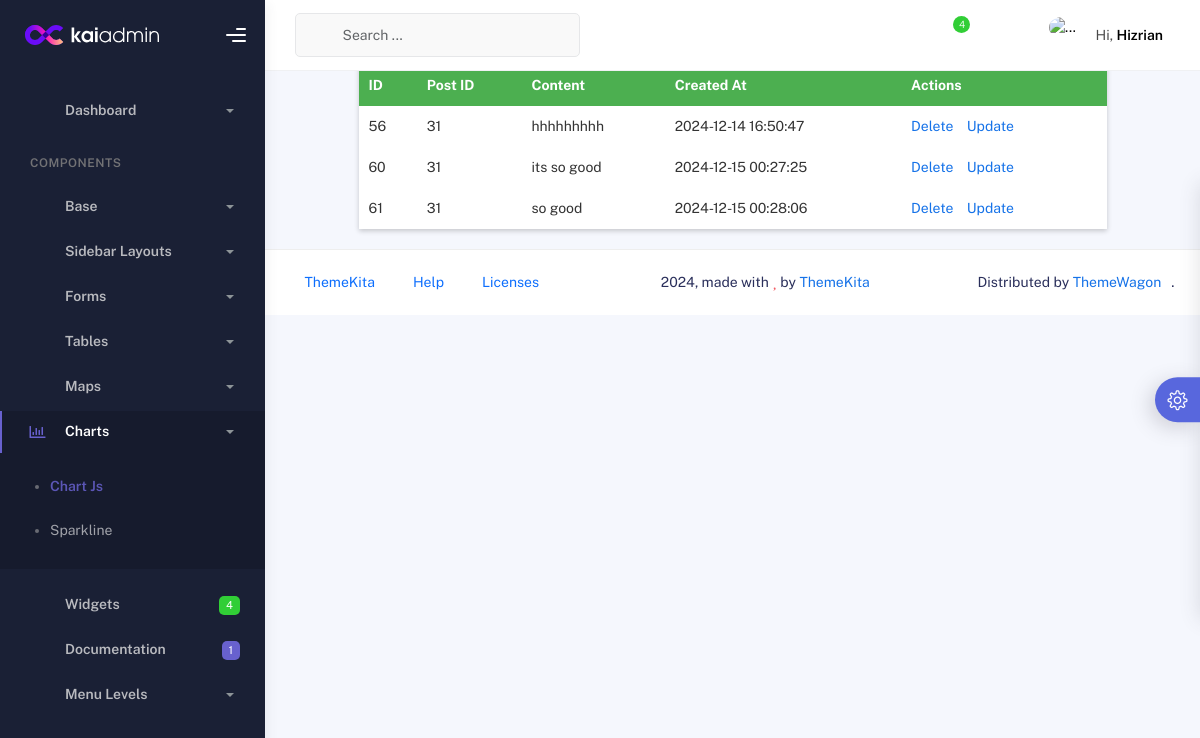
Page /view/backOffice/posts/listComments.php on the committed database.
### tables this page shows
CREATE TABLE `comments` (
  `id` int(11) NOT NULL,
  `post_id` int(11) NOT NULL,
  `content` text NOT NULL,
  `author_name` varchar(255) NOT NULL,
  `created_at` timestamp NOT NULL DEFAULT current_timestamp()
);

### Controller/CommentController.php (called while the page is built, shortened)
<?php
class CommentController {
    public function getAllComments() {
        $sql = "SELECT * FROM comments";
        $db = config::getConnexion();
        try {
            return $db->query($sql)->fetchAll(PDO::FETCH_ASSOC);
        } catch (Exception $e) {
            error_log($e->getMessage());
            return false;
        }
    }
}
?>

### view/backOffice/posts/listComments.php (the view, shortened to what this page needs)
<?php
include '../../../Controller/CommentController.php';
$commentController = new CommentController();
$comments = $commentController->getAllComments();
?>
<!DOCTYPE html>
<html lang="en">
  <head>
    <link rel="stylesheet" href="../assets/css/bootstrap.min.css" />
    <link rel="stylesheet" href="../assets/css/plugins.min.css" />
    <link rel="stylesheet" href="../assets/css/kaiadmin.min.css" />
    <link rel="stylesheet" href="../assets/css/demo.css" />
  </head>
  <body>
    <div class="wrapper">
      <div class="sidebar" data-background-color="dark">
        <div class="sidebar-logo">
          <div class="logo-header" data-background-color="dark">
            <a href="../index.html" class="logo">
              <img
                src="../assets/img/kaiadmin/logo_light.svg"
                alt="navbar brand"
                class="navbar-brand"
                height="20"
              />
            </a>
            <div class="nav-toggle">
              <button class="btn btn-toggle toggle-sidebar">
                <i class="gg-menu-right"></i>
              </button>
            </div>
          </div>
        </div>
        <div class="sidebar-wrapper scrollbar scrollbar-inner">
          <div class="sidebar-content">
            <ul class="nav nav-secondary">
              <li class="nav-item">
                <a
                  data-bs-toggle="collapse"
                  href="#dashboard"
                  class="collapsed"
                  aria-expanded="false"
                >
                  <i class="fas fa-home"></i>
                  <p>Dashboard</p>
                  <span class="caret"></span>
                </a>
              </li>
              <li class="nav-section">
                <h4 class="text-section">Components</h4>
              </li>
              <li class="nav-item">
                <a data-bs-toggle="collapse" href="#base">
                  <i class="fas fa-layer-group"></i>
                  <p>Base</p>
                  <span class="caret"></span>
                </a>
              </li>
              <li class="nav-item">
                <a data-bs-toggle="collapse" href="#sidebarLayouts">
                  <i class="fas fa-th-list"></i>
                  <p>Sidebar Layouts</p>
                  <span class="caret"></span>
                </a>
              </li>
              <li class="nav-item">
                <a data-bs-toggle="collapse" href="#forms">
                  <i class="fas fa-pen-square"></i>
                  <p>Forms</p>
                  <span class="caret"></span>
                </a>
              </li>
              <li class="nav-item">
                <a data-bs-toggle="collapse" href="#tables">
                  <i class="fas fa-table"></i>
                  <p>Tables</p>
                  <span class="caret"></span>
                </a>
              </li>
              <li class="nav-item">
                <a data-bs-toggle="collapse" href="#maps">
                  <i class="fas fa-map-marker-alt"></i>
                  <p>Maps</p>
                  <span class="caret"></span>
                </a>
              </li>
              <li class="nav-item active submenu">
                <a data-bs-toggle="collapse" href="#charts">
                  <i class="far fa-chart-bar"></i>
                  <p>Charts</p>
                  <span class="caret"></span>
                </a>
                <div class="collapse show" id="charts">
                  <ul class="nav nav-collapse">
                    <li class="active">
                      <a href="../charts/charts.html">
                        <span class="sub-item">Chart Js</span>
                      </a>
                    </li>
                    <li>
                      <a href="../charts/sparkline.html">
                        <span class="sub-item">Sparkline</span>
                      </a>
                    </li>
                  </ul>
                </div>
              </li>
              <li class="nav-item">
                <a href="../widgets.html">
                  <i class="fas fa-desktop"></i>
                  <p>Widgets</p>
                  <span class="badge badge-success">4</span>
                </a>
              </li>
              <li class="nav-item">
                <a href="../../../documentation/index.html">
                  <i class="fas fa-file"></i>
                  <p>Documentation</p>
                  <span class="badge badge-secondary">1</span>
                </a>
              </li>
              <li class="nav-item">
                <a data-bs-toggle="collapse" href="#submenu">
                  <i class="fas fa-bars"></i>
                  <p>Menu Levels</p>
                  <span class="caret"></span>
                </a>
              </li>
            </ul>
          </div>
        </div>
      </div>
      <div class="main-panel">
        <div class="main-header">
          <nav
            class="navbar navbar-header navbar-header-transparent navbar-expand-lg border-bottom"
          >
            <div class="container-fluid">
              <nav
                class="navbar navbar-header-left navbar-expand-lg navbar-form nav-search p-0 d-none d-lg-flex"
              >
                <div class="input-group">
                  <div class="input-group-prepend">
                    <button type="submit" class="btn btn-search pe-1">
                      <i class="fa fa-search search-icon"></i>
                    </button>
                  </div>
                  <input
                    type="text"
                    placeholder="Search ..."
                    class="form-control"
                  />
                </div>
              </nav>
              <ul class="navbar-nav topbar-nav ms-md-auto align-items-center">
                <li class="nav-item topbar-icon dropdown hidden-caret">
                  <a
                    class="nav-link dropdown-toggle"
                    href="#"
                    id="messageDropdown"
                    role="button"
                    data-bs-toggle="dropdown"
                    aria-haspopup="true"
                    aria-expanded="false"
                  >
                    <i class="fa fa-envelope"></i>
                  </a>
                </li>
                <li class="nav-item topbar-icon dropdown hidden-caret">
                  <a
                    class="nav-link dropdown-toggle"
                    href="#"
                    id="notifDropdown"
                    role="button"
                    data-bs-toggle="dropdown"
                    aria-haspopup="true"
                    aria-expanded="false"
                  >
                    <i class="fa fa-bell"></i>
                    <span class="notification">4</span>
                  </a>
                </li>
                <li class="nav-item topbar-icon dropdown hidden-caret">
                  <a
                    class="nav-link"
                    data-bs-toggle="dropdown"
                    href="#"
                    aria-expanded="false"
                  >
                    <i class="fas fa-layer-group"></i>
                  </a>
                </li>
                <li class="nav-item topbar-user dropdown hidden-caret">
                  <a
                    class="dropdown-toggle profile-pic"
                    data-bs-toggle="dropdown"
                    href="#"
                    aria-expanded="false"
                  >
                    <div class="avatar-sm">
                      <img
                        src="../assets/img/profile.jpg"
                        alt="..."
                        class="avatar-img rounded-circle"
                      />
                    </div>
                    <span class="profile-username">
                      <span class="op-7">Hi,</span>
                      <span class="fw-bold">Hizrian</span>
                    </span>
                  </a>
                </li>
              </ul>
            </div>
          </nav>
        </div>
        <h1>All Comments</h1>
        <table>
    <tr>
        <th>ID</th>
        <th>Post ID</th>
        <th>Content</th>
        <th>Created At</th>
        <th>Actions</th>
    </tr>
    <?php foreach ($comments as $comment): ?>
        <tr>
            <td><?php echo htmlspecialchars($comment['id']); ?></td>
            <td><?php echo htmlspecialchars($comment['post_id']); ?></td>
            <td><?php echo htmlspecialchars($comment['content']); ?></td>
            <td><?php echo htmlspecialchars($comment['created_at']); ?></td>
            <td>
                <a href="deleteComment.php?id=<?php echo urlencode($comment['id']); ?>">Delete</a>
                <a href="Update Comment.php?id=<?php echo urlencode($comment['id']); ?>">Update</a>
            </td>
        </tr>
    <?php endforeach; ?>
</table>
        <footer class="footer">
          <div class="container-fluid d-flex justify-content-between">
            <nav class="pull-left">
              <ul class="nav">
                <li class="nav-item">
                  <a class="nav-link" href="http://www.themekita.com">
                    ThemeKita
                  </a>
                </li>
                <li class="nav-item">
                  <a class="nav-link" href="#"> Help </a>
                </li>
                <li class="nav-item">
                  <a class="nav-link" href="#"> Licenses </a>
                </li>
              </ul>
            </nav>
            <div class="copyright">
              2024, made with <i class="fa fa-heart heart text-danger"></i> by
              <a href="http://www.themekita.com">ThemeKita</a>
            </div>
            <div>
              Distributed by
              <a target="_blank" href="https://themewagon.com/">ThemeWagon</a>.
            </div>
          </div>
        </footer>
      </div>
      <div class="custom-template">
        <div class="custom-toggle">
          <i class="icon-settings"></i>
        </div>
      </div>
    </div>
  </body>
</html>

### view/backOffice/assets/css/demo.css (style rules this page uses)
.custom-template { position: fixed; top: 50%; transform: translateY(-50%); right: -325px; width: 325px; height: max-content; display: block; z-index: 1; background: #ffffff; transition: all .3s; z-index: 1003; box-shadow: -1px 1px 20px rgba(69, 65, 78, 0.15); border-top-left-radius: 5px; border-bottom-left-radius: 5px; transition: all .5s; }
.custom-template .custom-toggle { position: absolute; width: 45px; height: 45px; background: #5867dd; top: 50%; left: -45px; transform: translateY(-50%); display: flex; align-items: center; justify-content: center; text-align: center; border-top-left-radius: 30px; border-bottom-left-radius: 30px; cursor: pointer; color: #ffffff; box-shadow: -5px 5px 20px rgba(69, 65, 78, 0.21); }
.custom-template .custom-toggle i { font-size: 20px; animation: 1.3s spin linear infinite; }

### view/backOffice/posts/listComments.php (style rules this page uses)
body { font-family: Arial, sans-serif; margin: 0; padding: 0; background-color: #f0f8ff; }
h1 { text-align: center; margin: 20px 0; color: #333; }
table { width: 80%; margin: 20px auto; border-collapse: collapse; background-color: #fff; box-shadow: 0 2px 5px rgba(0, 0, 0, 0.2); }
th, td { border: 1px solid #ddd; padding: 10px; text-align: left; }
th { background-color: #4caf50; color: white; }
td { color: #333; }
a { text-decoration: none; color: #007bff; margin-right: 10px; }

### rows in the picture
comments: id "56", post "31", content "hhhhhhhhh", created_at "2024-12-14 16:50:47"
comments: id "60", post "31", content "its so good", created_at "2024-12-15 00:27:25"
comments: id "61", post "31", content "so good", created_at "2024-12-15 00:28:06"
